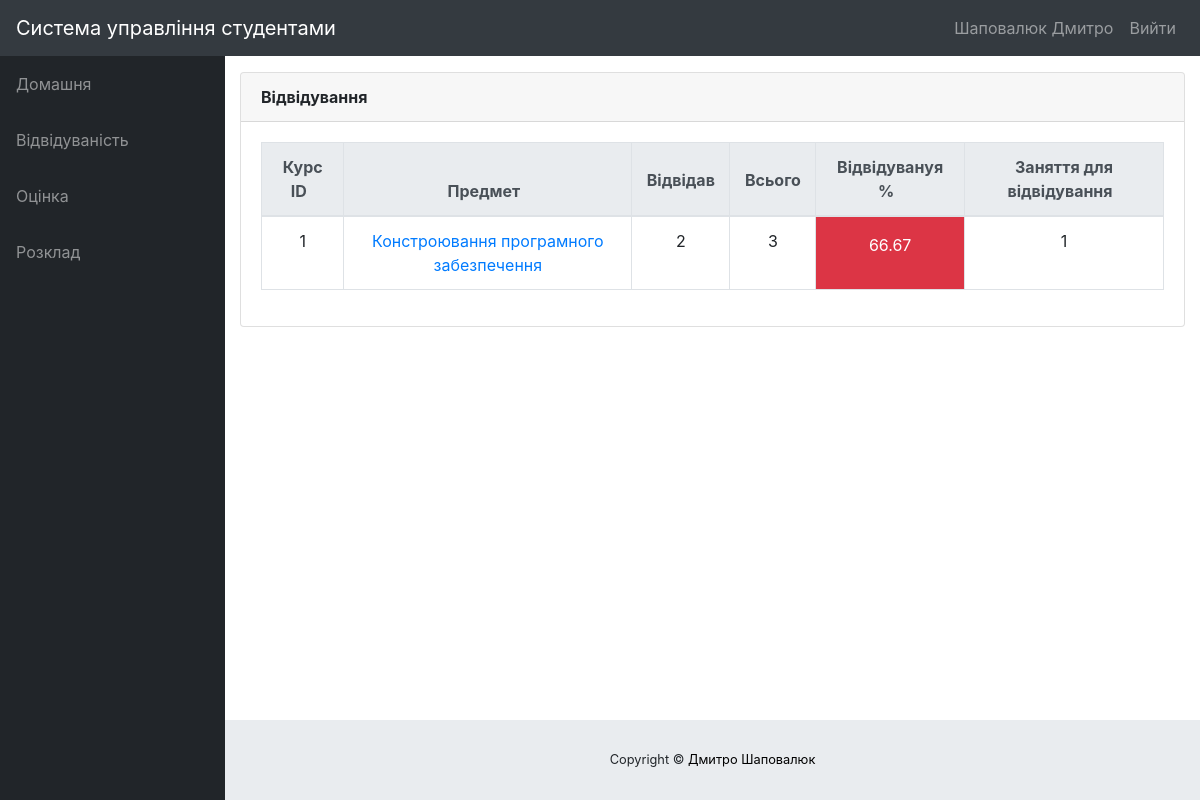
The page /info/student/1/attendance/ (signed in) on the database as committed earlier.
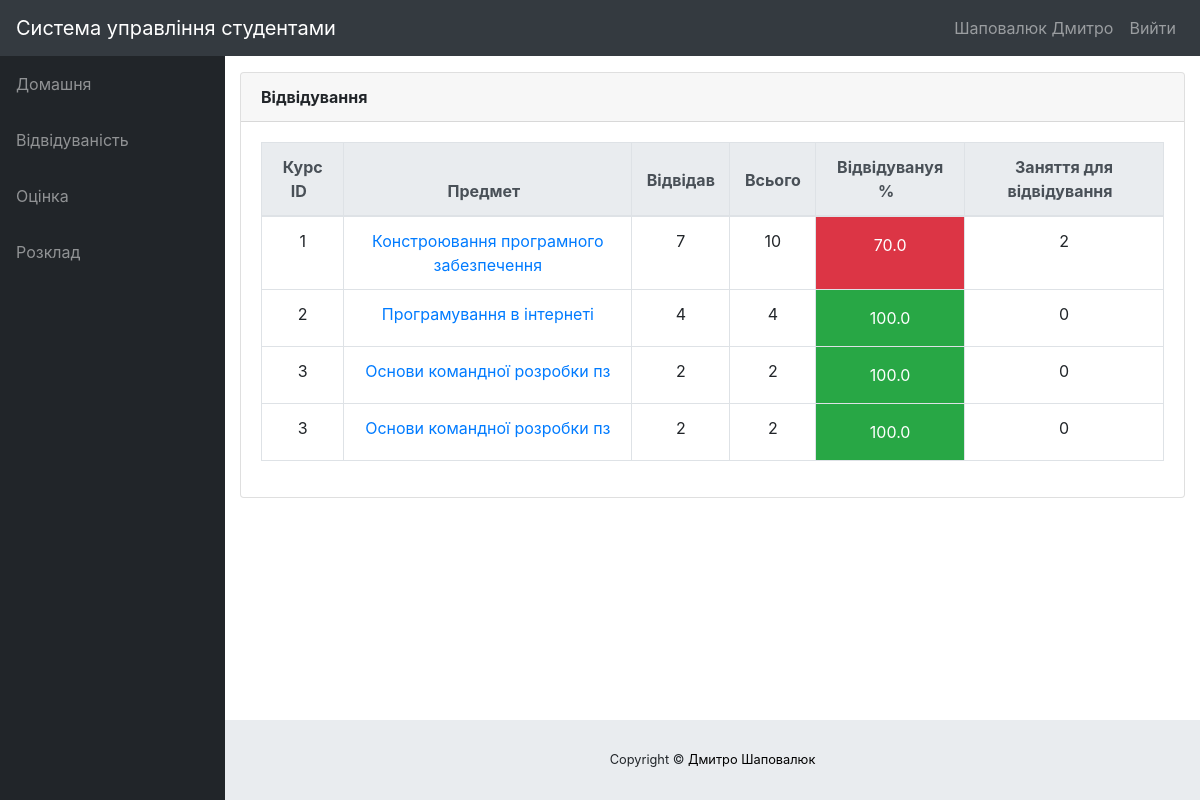
The same page on the database as committed later.
### info/models.py (models this page shows, shortened)
class User(AbstractUser):
    @property
    def is_student(self):
        if hasattr(self, 'student'):
            return True
        return False

class Student(models.Model):
    user = models.OneToOneField(User, on_delete=models.CASCADE, null=True)
    class_id = models.ForeignKey(Class, on_delete=models.CASCADE, default=1)
    USN = models.CharField(primary_key='True', max_length=100)
    name = models.CharField(max_length=200)
    sex = models.CharField(max_length=50, choices=sex_choice, default='Male')
    DOB = models.DateField(default='1998-01-01')
    class Meta:
        verbose_name_plural = 'Студенти'
    def __str__(self):
        return self.name

class AttendanceTotal(models.Model):
    course = models.ForeignKey(Course, on_delete=models.CASCADE)
    student = models.ForeignKey(Student, on_delete=models.CASCADE)
    class Meta:
        unique_together = (('student', 'course'),)
    @property
    def att_class(self):
        stud = Student.objects.get(name=self.student)
        cr = Course.objects.get(name=self.course)
        att_class = Attendance.objects.filter(course=cr, student=stud, status='True').count()
        return att_class
    @property
    def total_class(self):
        stud = Student.objects.get(name=self.student)
        cr = Course.objects.get(name=self.course)
        total_class = Attendance.objects.filter(course=cr, student=stud).count()
        return total_class
    @property
    def attendance(self):
        stud = Student.objects.get(name=self.student)
        cr = Course.objects.get(name=self.course)
        total_class = Attendance.objects.filter(course=cr, student=stud).count()
        att_class = Attendance.objects.filter(course=cr, student=stud, status='True').count()
        if total_class == 0:
            attendance = 0
        else:
            attendance = round(att_class / total_class * 100, 2)
        return attendance
    @property
    def classes_to_attend(self):
        stud = Student.objects.get(name=self.student)
        cr = Course.objects.get(name=self.course)
        total_class = Attendance.objects.filter(course=cr, student=stud).count()
        att_class = Attendance.objects.filter(course=cr, student=stud, status='True').count()
        cta = math.ceil((0.75*total_class - att_class)/0.25)
        if cta < 0:
            return 0
        return cta

class Course(models.Model):
    dept = models.ForeignKey(Dept, on_delete=models.CASCADE)
    id = models.CharField(primary_key='True', max_length=50)
    name = models.CharField(max_length=50)
    shortname = models.CharField(max_length=50, default='X')
    class Meta:
        verbose_name_plural = 'Предмети'
    def __str__(self):
        return self.name

### info/views.py (the view)
# urls.py: path('student/<slug:stud_id>/attendance/', views.attendance, name='attendance'),
@login_required()
def attendance(request, stud_id):
    stud = Student.objects.get(USN=stud_id)
    ass_list = Assign.objects.filter(class_id_id=stud.class_id)
    att_list = []
    for ass in ass_list:
        try:
            a = AttendanceTotal.objects.get(student=stud, course=ass.course)
        except AttendanceTotal.DoesNotExist:
            a = AttendanceTotal(student=stud, course=ass.course)
            a.save()
        att_list.append(a)
    return render(request, 'info/attendance.html', {'att_list': att_list})

### info/templates/info/attendance.html (shortened to what this page needs)
{% extends 'info/base.html' %}
    {% load static %}
    {% block content %}
                  <div class="card mb-3">
            <div class="card-header">
            <b>Відвідування</b></div>
            <div class="card-body">
              <div class="table-responsive">
                <table class="table table-bordered text-center" id="dataTable" width="100%" cellspacing="0">
                  <thead class="thead-light ">
                    <tr>
                        <th>Курс ID</th>
                        <th>Предмет</th>
                        <th>Відвідав</th>
                        <th>Всього</th>
                        <th>Відвідуванyя %</th>
                        <th>Заняття для відвідування</th>
                    </tr>
                  </thead>
                  <tbody>
                    {% for a in att_list %}
                    <tr>
                        <td>{{ a.course_id }}</td>
                        <td><a href="{% url 'attendance_detail' a.student.USN a.course.id %}">{{a.course.name}}</a></td>
                        <td>{{ a.att_class }}</td>
                        <td>{{ a.total_class }}</td>
                        {% if a.attendance < 75 %}
                            <td class="p-3 mb-2 bg-danger text-white">{{ a.attendance }}</td>
                        {% else %}
                            <td class="p-3 mb-2 bg-success text-white">{{ a.attendance }}</td>
                        {% endif %}
                        <td>{{ a.classes_to_attend }}</td>
                    </tr>
                    {% empty %}
                            <p>Стуудент не має занять</p>
                    {% endfor %}
                  </tbody>
                </table>
              </div>
            </div>
          </div>
    {% endblock %}

### info/templates/info/base.html (shortened to what this page needs)
<!DOCTYPE html>
<html lang="en">
  <head>
      {% load static %}
    <link href="{% static '/info/style/style.css' %}" rel="stylesheet">
    <link href="{% static '/info/bootstrap/vendor/bootstrap/css/bootstrap.min.css' %}" rel="stylesheet">
    <link href="{% static '/info/bootstrap/vendor/datatables/dataTables.bootstrap4.css' %}" rel="stylesheet">
    <link href="{% static '/info/bootstrap/css/sb-admin.css' %}" rel="stylesheet">
  </head>
  <body id="page-top">
    <nav class="navbar navbar-expand navbar-dark bg-dark static-top">
      <a class="navbar-brand mr-1" href="{% url 'index' %}">Система управління студентами</a>
      <button class="btn btn-link btn-sm text-white order-1 order-sm-0" id="sidebarToggle" href="#">
      </button>
        <div class="collapse navbar-collapse" id="navbarResponsive">
          <ul class="navbar-nav ml-auto">
            <li class="nav-item">
                {% if request.user.is_student %}
                    <a class="nav-link text-capitalize">{{ request.user.student.name }}</a>
                {% elif request.user.is_teacher %}
                    <a class="nav-link text-capitalize">{{ request.user.teacher.name }}</a>
                {% endif %}
            </li>
            <li class="nav-item">
                <a class="nav-link" href="#" data-toggle="modal" data-target="#logoutModal">Вийти</a>
            </li>
          </ul>
        </div>
    </nav>
    <div id="wrapper">
      <ul class="sidebar navbar-nav">
            <li class="nav-item">
              <a class="nav-link" href="{% url 'index' %}">
                <span>Домашня</span>
              </a>
            </li>
        {% if request.user.is_student %}
            <li class="nav-item">
              <a class="nav-link" href="{% url 'attendance' request.user.student.USN %}">
                <span>Відвідуваність</span>
              </a>
            </li>
            <li class="nav-item">
              <a class="nav-link" href="{% url 'marks_list' request.user.student.USN %}">
                <span>Оцінка</span>
              </a>
            </li>
              <li class="nav-item">
              <a class="nav-link" href="{% url 'timetable' request.user.student.class_id_id %}">
                <span>Розклад</span>
              </a>
            </li>
        {% endif %}
      </ul>
      <div id="content-wrapper">
        <div class="container-fluid">
            {% block content %}
            {% endblock %}
        </div>
        <footer class="sticky-footer">
          <div class="container my-auto">
            <div class="copyright text-center my-auto">
              <span>Copyright © <a style="color: black;" href="https://www.instagram.com/d.shapovaliuk">Дмитро Шаповалюк</a></span>
            </div>
         </div>
        </footer>
      </div>
    </div>
  </body>
</html>

### info/static/info/style/style.css (style rules this page uses)
th[role=columnheader]:not(.no-sort) { cursor: pointer; }
th[role=columnheader]:not(.no-sort):after { content: ''; float: right; margin-top: 7px; border-width: 0 4px 4px; border-style: solid; border-color: #404040 transparent; visibility: hidden; opacity: 0; -ms-user-select: none; -webkit-user-select: none; -moz-user-select: none; user-select: none; }

Rows that differ between the two databases and show on the page:
computed for AttendanceTotal "Констроювання програмного забезпечення": att_class "2" → "7"; total_class "3" → "10"; attendance "66.67" → "70.0"; classes_to_attend "1" → "2"
added AttendanceTotal: course_id "2", course.name "Програмування в інтернеті", att_class "4", total_class "4", attendance "100.0", classes_to_attend "0"
added AttendanceTotal: course_id "3", course.name "Основи командної розробки пз", att_class "2", total_class "2", attendance "100.0", classes_to_attend "0"
